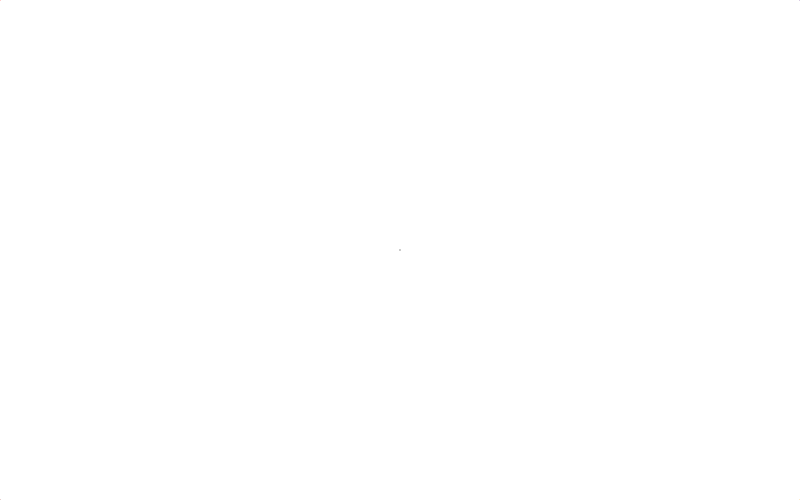
Frame 1 (no input)
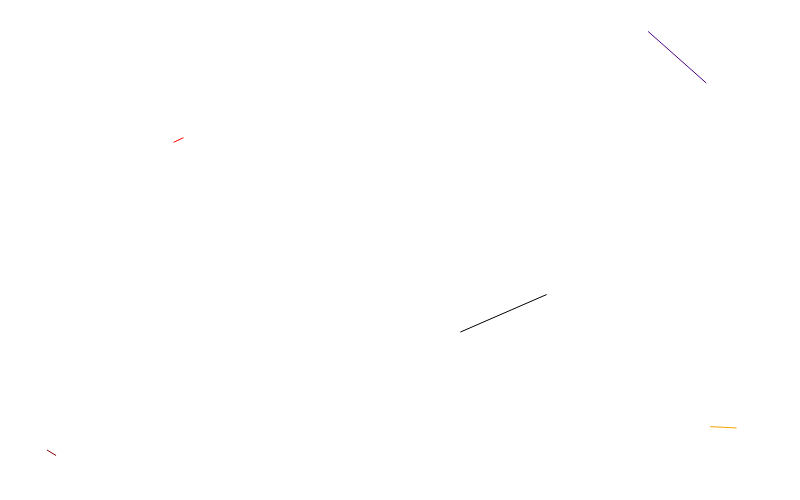
Frame 60 (no input)
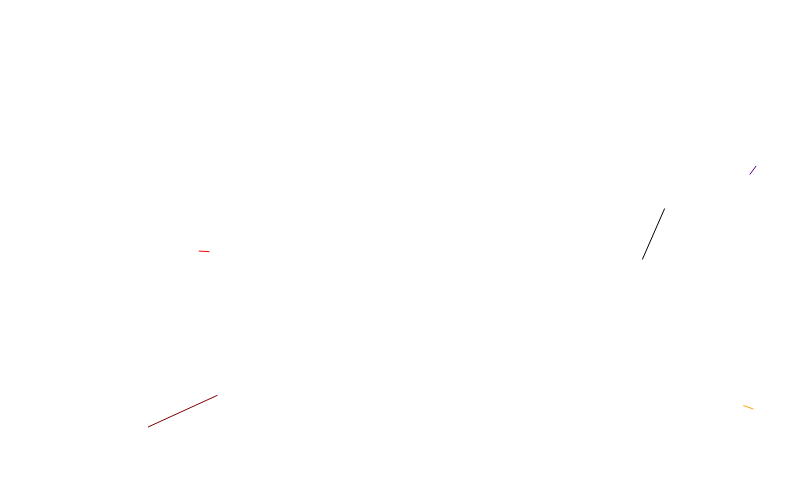
Frame 120 (the mouse pressed at the canvas centre since frame 60)

The p5.js sketch that drew these frames (run headless with seeded random() and noise() and a simulated clock; from frame 60 on, the mouse is pressed at the canvas centre):

// p5.js sketch
// ── sketch.js
const width = 800;
const height = 500;
let randomWalkers = [];
const createWalkers = (width, height) => {
  randomWalkers.push(
    new RandomWalker({
      initialPosition: createVector(0, 0),
      width,
      height,
      color: "red",
    })
  );
  randomWalkers.push(
    new RandomWalker({
      initialPosition: createVector(width, height),
      width,
      height,
      color: "orange",
    })
  );
  randomWalkers.push(
    new RandomWalker({
      initialPosition: createVector(width, 0),
      width,
      height,
      color: "indigo",
    })
  );
  randomWalkers.push(
    new RandomWalker({
      initialPosition: createVector(0, height),
      width,
      height,
      color: "maroon",
    })
  );
  randomWalkers.push(
    new RandomWalker({
      initialPosition: createVector(width / 2, height / 2),
      width,
      height,
      color: "black",
    })
  );
};
function setup() {
  createCanvas(width, height);
  background(255);
  stroke(0);
  strokeWeight(1);
  createWalkers(width, height);
}

function draw() {
  background(255);
  randomWalkers.forEach((randomWalker) => randomWalker.walk());
}



// ── RandomWalker.js
class RandomWalker {
  constructor({ initialPosition, width, height, color = "orange" }) {
    this.position = initialPosition;
    this.prevPosition = initialPosition.copy();
    this.width = width;
    this.height = height;
    this.color = color;
  }

  walk() {
    const pos = this.position;
    const prev = this.prevPosition;
    stroke(this.color);
    line(pos.x, pos.y, prev.x, prev.y);
    const step = p5.Vector.random2D();
    const r = random(100);
    if (r < 15) {
      step.mult(random(25, 100));
    } else {
      step.setMag(10);
    }
    const temp = pos.copy().add(step);
    if (
      temp.x > this.width ||
      temp.x < 0 ||
      temp.y > this.height ||
      temp.y < 0
    ) {
      return;
    }
    prev.set(pos.copy());
    // if (aboutToJump) circle(temp.x, temp.y, 20);
    pos.add(step);
  }
}

// ── style.css
html, body {
  margin: 0;
  padding: 0;
  height: 100%;
}

canvas {
  display: block;
}
